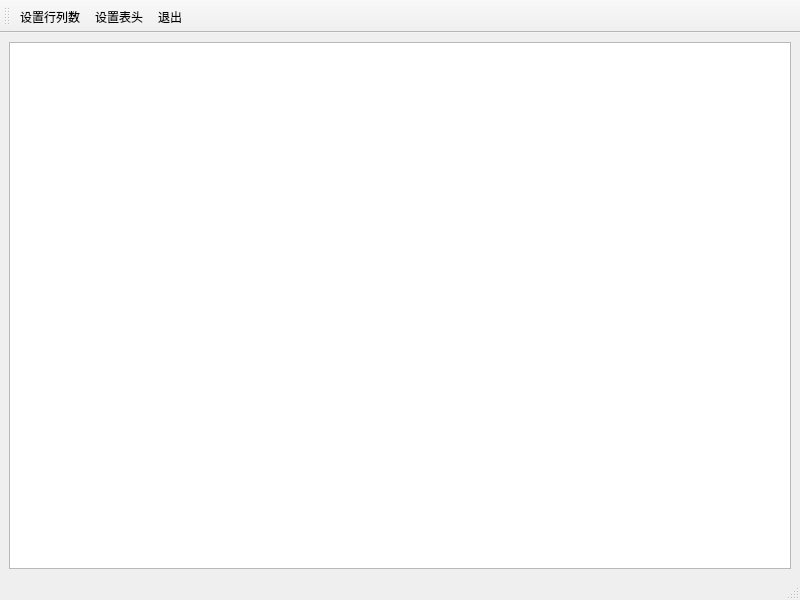
<?xml version="1.0" encoding="UTF-8"?>
<ui version="4.0">
 <class>FormTable</class>
 <widget class="QMainWindow" name="FormTable">
  <property name="geometry">
   <rect>
    <x>0</x>
    <y>0</y>
    <width>800</width>
    <height>600</height>
   </rect>
  </property>
  <property name="windowTitle">
   <string>MainWindow</string>
  </property>
  <widget class="QWidget" name="centralwidget">
   <layout class="QHBoxLayout" name="horizontalLayout">
    <item>
     <widget class="QTableView" name="tableView"/>
    </item>
   </layout>
  </widget>
  <widget class="QStatusBar" name="statusbar"/>
  <widget class="QToolBar" name="toolBar">
   <property name="windowTitle">
    <string>toolBar</string>
   </property>
   <attribute name="toolBarArea">
    <enum>TopToolBarArea</enum>
   </attribute>
   <attribute name="toolBarBreak">
    <bool>false</bool>
   </attribute>
   <addaction name="act_set_list_rows_cols"/>
   <addaction name="actionact_set_list_header"/>
   <addaction name="act_exit"/>
  </widget>
  <action name="act_set_list_rows_cols">
   <property name="text">
    <string>设置行列数</string>
   </property>
   <property name="menuRole">
    <enum>QAction::NoRole</enum>
   </property>
  </action>
  <action name="actionact_set_list_header">
   <property name="text">
    <string>设置表头</string>
   </property>
   <property name="menuRole">
    <enum>QAction::NoRole</enum>
   </property>
  </action>
  <action name="act_exit">
   <property name="text">
    <string>退出</string>
   </property>
   <property name="menuRole">
    <enum>QAction::NoRole</enum>
   </property>
  </action>
 </widget>
 <resources/>
 <connections>
  <connection>
   <sender>act_exit</sender>
   <signal>triggered()</signal>
   <receiver>FormTable</receiver>
   <slot>close()</slot>
   <hints>
    <hint type="sourcelabel">
     <x>-1</x>
     <y>-1</y>
    </hint>
    <hint type="destinationlabel">
     <x>399</x>
     <y>299</y>
    </hint>
   </hints>
  </connection>
 </connections>
</ui>
